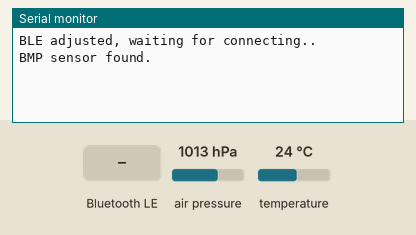
Recording of a sketch running on a simulated ESP32. On the bench: the last lines printed to the serial monitor. The test bench sets the inputs (shaded band); at power-on: air pressure 1013 hPa, temperature 24 °C. Nothing arrives over Bluetooth unless stated; a phone connects over Bluetooth LE 3 s after start.

Above: at 7.2 s.
7.3 s: Bluetooth LE write "1" received
At 8.4 s:
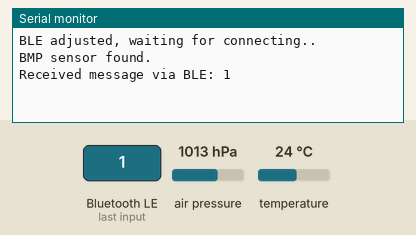
16.3 s: Bluetooth LE write "0" received
At 17.6 s:
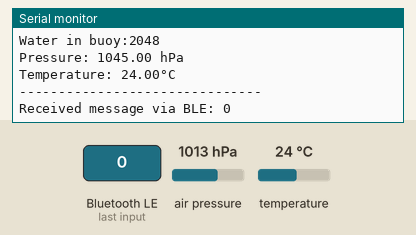

Measured:
- after the input at 7.3 s, the serial monitor: prints a new line after 0.05 s (image 1)
- after the input at 16.3 s, the serial monitor: prints a new line after 0.05 s (image 2)

The sketch:

buoy.ino
```cpp
#include <Adafruit_BMP085.h>
#include <Wire.h>
#include <BLEDevice.h>
#include <BLEServer.h>
#include <BLEUtils.h>
#include <BLE2902.h>
#include <DallasTemperature.h>
#include <OneWire.h>

unsigned long timeSaved = 0;

int timebetweenreadings= 10000;

//BLUETOOTH SETUP
BLECharacteristic *pCharacteristic;
bool deviceConnected = false;
String receivedMsg;

#define SERVICE_UUID           "<insert-UUID-here>"
#define CHARACTERISTIC_UUID_RX "<insert-UUID-here>"
#define CHARACTERISTIC_UUID_TX "<insert-UUID-here>"

//sensor for detecting water in buoy(sensor for water surface)
//S  analog
//+  power(digital pin)
//-  ground
const int waterSensorRead = 34;
const int waterSensorPower = 25;

//pressure sensor
//vcc  power
//gnd - ground
//scl (must be I2C) 22
//sda  (must be I2C) 21
Adafruit_BMP085 bmp180;
int correction = 32;
bool pressureSensor = true;

//temperature sensor DS18B20
//
//
const int temperaturepin = 4;
OneWire oneWireDS(temperaturepin);
DallasTemperature temperatureSensor(&oneWireDS);

class MyServerCallbacks: public BLEServerCallbacks {
    // při spojení zařízení nastav proměnnou na log1
    void onConnect(BLEServer* pServer) {
      deviceConnected = true;
    };
    // při odpojení zařízení nastav proměnnou na log0
    void onDisconnect(BLEServer* pServer) {
      deviceConnected = false;
    }
};


class MyCallbacks: public BLECharacteristicCallbacks {
  void onWrite(BLECharacteristic *pCharacteristic) {
    receivedMsg = pCharacteristic->getValue(); // Use the corrected global variable name
    if (receivedMsg.length() > 0) {
      Serial.print("Received message via BLE: ");
      Serial.println(receivedMsg.c_str());
    }
  }
};

//class MyCallbacks: public BLECharacteristicCallbacks {
  void onWrite(BLECharacteristic *pCharacteristic) {
    receivedMsg = pCharacteristic->getValue();
    if (receivedMsg.length() > 0) {
      Serial.print("Received message via BLE: ");
      Serial.println(receivedMsg.c_str());
    }
  }
//};

void setup() {
  Serial.begin(115200);

  //*****BLE*****

  BLEDevice::init("ESP32 BLE");
  // vytvoření BLE serveru
  BLEServer *pServer = BLEDevice::createServer();
  pServer->setCallbacks(new MyServerCallbacks());
  // vytvoření BLE služby
  BLEService *pService = pServer->createService(SERVICE_UUID);
  // vytvoření BLE komunikačního kanálu pro odesílání (TX)
  pCharacteristic = pService->createCharacteristic(
                      CHARACTERISTIC_UUID_TX,
                      BLECharacteristic::PROPERTY_NOTIFY
                    );
  pCharacteristic->addDescriptor(new BLE2902());
  // vytvoření BLE komunikačního kanálu pro příjem (RX)
  BLECharacteristic *pCharacteristic = pService->createCharacteristic(
                                         CHARACTERISTIC_UUID_RX,
                                         BLECharacteristic::PROPERTY_WRITE
                                       );
  pCharacteristic->setCallbacks(new MyCallbacks());
  // zahájení BLE služby
  pService->start();
  // zapnutí viditelnosti BLE
  pServer->getAdvertising()->start();
  Serial.println("BLE adjusted, waiting for connecting..");
  delay(5000);

  //******SENSORS*******

  // set up of water detecting sensor
  pinMode(waterSensorPower, OUTPUT);
  //setup for pressure sensor
  bmp180.begin();
  if (!bmp180.begin()) {
    Serial.println("Could not find a valid BMP085 sensor, check wiring!");
    pressureSensor = false;
  }
  else
  {
    Serial.println("BMP sensor found.");
  }

  temperatureSensor.begin();

  delay(1000);
}

void loop() {

  //*****BLE*****
  if (deviceConnected) {
    sendBLEMessage("Device connected, sending sensor data...");
  }

  //checking every minute
  if (millis() - timeSaved > timebetweenreadings){
    //checking for water
    Serial.print("Water in buoy:");
    checkForWater();

    if (pressureSensor) {
      checkForPressure();
    } else {
      Serial.println("Pressure sensor not available.");
    }

    checkForTemperature();

    Serial.println("-------------------------------");
    delay(1000);
    timeSaved = millis();
  }
}

void checkForPressure()
{
  float pressure = bmp180.readPressure() + correction * 100;
  if (pressure != 0) {
    Serial.print("Pressure: ");
    Serial.print(pressure / 100.00);
    Serial.println(" hPa");

    if (deviceConnected) {
      sendBLEMessage("Pressure: " + String(pressure / 100.00) + " hPa");
    }
  } else {
    Serial.println("Pressure reading invalid or zero.");
    if (deviceConnected) {
      sendBLEMessage("Pressure reading invalid.");
    }
  }
}
void checkForTemperatureAbove() {
  float temperature = bmp180.readTemperature();
  if (temperature == 0) { // Replace 0 with another value if it’s common for invalid readings
    Serial.println("Temperature reading failed or 0.");
    sendBLEMessage("Temperature reading failed or 0.");
  } else {
    Serial.print(temperature);
    Serial.println("°C");

    // Format the temperature data into a message
    String message = "Temperature: " + String(temperature) + "°C";
    sendBLEMessage(message);
  }
}

void checkForTemperature(){
  temperatureSensor.requestTemperatures();

  float temperature = temperatureSensor.getTempCByIndex(0);

  Serial.print("Temperature: ");
  Serial.print(temperature);
  Serial.println("°C");

  String message = "Temperature: " + String(temperature) + "°C";
  sendBLEMessage(message);
}

void checkForWater() {
  digitalWrite(waterSensorPower, HIGH);
  delay(10);

  int waterLevel = analogRead(waterSensorRead);
  Serial.println(waterLevel);

  // Send water level via BLE
  String message = "Water level: " + String(waterLevel);
  sendBLEMessage(message);

  delay(1000);
  digitalWrite(waterSensorPower, LOW);
}

void sendBLEMessage(String message) {
  pCharacteristic->setValue(message.c_str());
  pCharacteristic->notify();
  delay(10); // Avoid flooding the BLE channel
}
```
